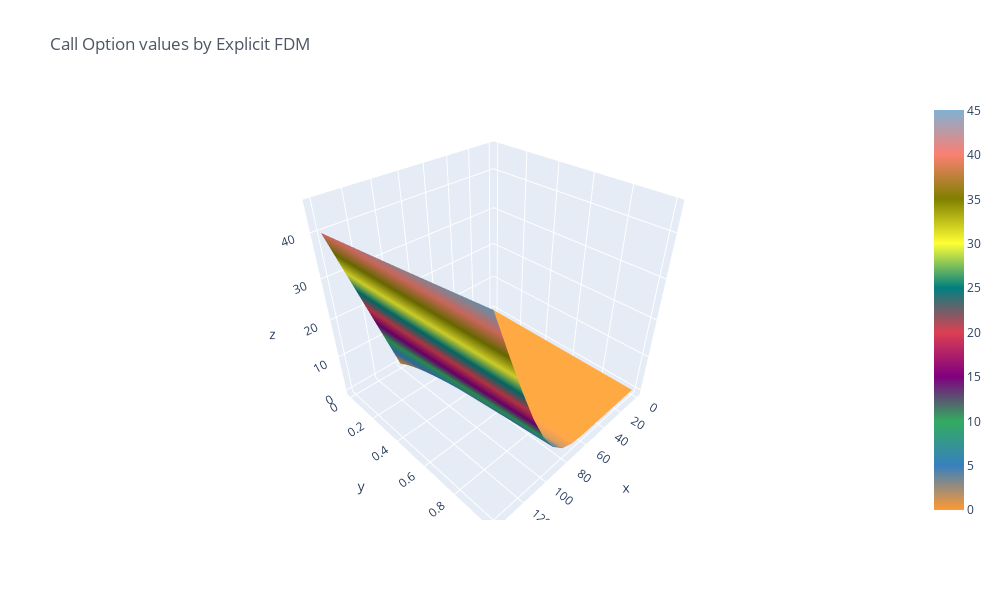

Notebook source saved alongside this figure:
### Markdown cell above
## Visualise the payoff

### Code cell
# Plot Call Option Payoff
grid.iloc[0:15,:].iplot(kind = 'surface', title='Call Option values by Explicit FDM', legend=True)

### Figure 1 — Plotly figure (JSON) as saved in the notebook; plotly's stock layout.template omitted (floating-point values rounded to 4 significant figures; data arrays with more than 128 entries replaced by an {"elided": "..."} marker saying what was removed)
{"data": [{"colorscale": [[0, "rgb(255, 153, 51)"], [0.1111, "rgb(55, 128, 191)"], [0.2222, "rgb(50, 171, 96)"], [0.3333, "rgb(128, 0, 128)"], [0.4444, "rgb(219, 64, 82)"], [0.5556, "rgb(0, 128, 128)"], [0.6667, "rgb(255, 255, 51)"], [0.7778, "rgb(128, 128, 0)"], [0.8889, "rgb(251, 128, 114)"], [1, "rgb(128, 177, 211)"]], "type": "surface", "x": [0, 10, 20, 30, 40, 50, 60, 70, 80, 90, 100, 110, 120, 130, 140], "y": [0, 0.056, 0.111, 0.167, 0.222, 0.278, 0.333, 0.389, 0.444, 0.5, 0.556, 0.611, 0.667, 0.722, 0.778, 0.833, 0.889, 0.944, 1], "z": {"elided": "19x15 float values"}}], "layout": {"height": 600, "legend": {"bgcolor": "#FFFFFF", "font": {"color": "#4D5663"}}, "paper_bgcolor": "#FFFFFF", "plot_bgcolor": "#FFFFFF", "showlegend": true, "title": {"font": {"color": "#4D5663"}, "text": "Call Option values by Explicit FDM"}, "width": 1000, "xaxis": {"gridcolor": "#E1E5ED", "showgrid": true, "tickfont": {"color": "#4D5663"}, "title": {"font": {"color": "#4D5663"}, "text": ""}, "zerolinecolor": "#E1E5ED"}, "yaxis": {"gridcolor": "#E1E5ED", "showgrid": true, "tickfont": {"color": "#4D5663"}, "title": {"font": {"color": "#4D5663"}, "text": ""}, "zerolinecolor": "#E1E5ED"}}}
